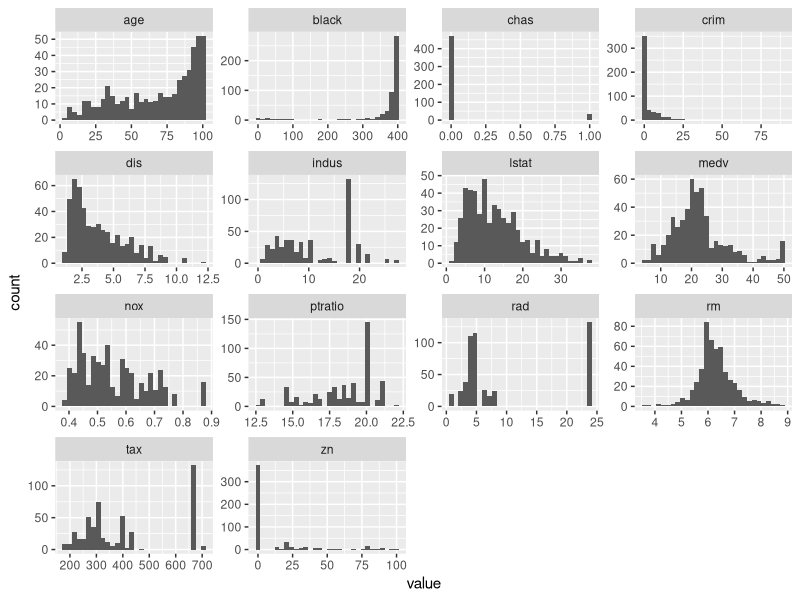
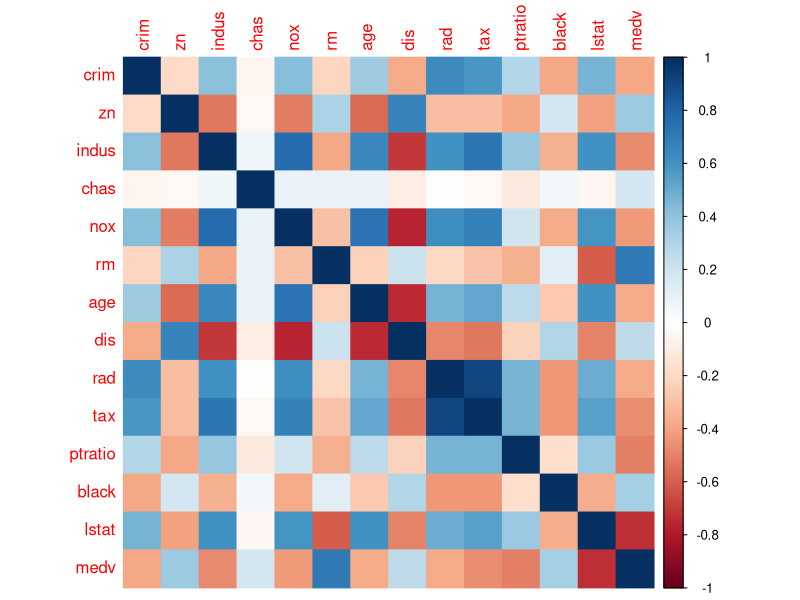
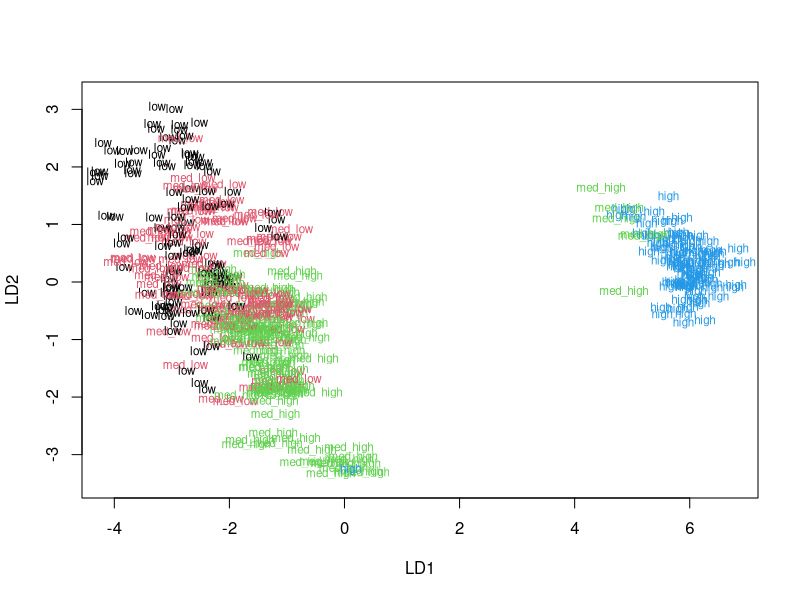

R code for these plots, in order:
## ---- chunk 1
rm(list = ls())  # clear workspace
library(MASS)
data("Boston")
str(Boston)
## ---- chunk 2
library(tidyr); library(dplyr); library(ggplot2); library(tidyverse); library(corrplot) # load libraries
## ---- chunk 3
gather(Boston) %>% glimpse
gather(Boston) %>% ggplot(aes(value)) + facet_wrap("key", scales = "free") + geom_histogram() # bar plots
## ---- chunk 4
summary(Boston)
## ---- chunk 5
cor_matrix <-cor(Boston) 
cor_matrix <-round(cor_matrix, digits=2)
cor_matrix 
corrplot(cor_matrix, method = "color") 
## ---- chunk 6
boston_scaled <- scale(Boston)
summary(boston_scaled)
## ---- chunk 7
boston_scaled <- as.data.frame(boston_scaled)

bins <- quantile(boston_scaled$crim) # create a quantile vector of crim and print it

# create a categorical variable 'crime' 
crime <- cut(boston_scaled$crim, breaks = bins, include.lowest = TRUE, label = c("low", "med_low", "med_high", "high"))
table(crime) # print the table
boston_scaled <- cbind(boston_scaled, crime) # bind crime to boston_scaled
boston_scaled <- dplyr::select(boston_scaled, -crim) # remove original crim from the dataset
## ---- chunk 8
n <- nrow(boston_scaled) # number of rows
ind <- sample(n,  size = n * 0.8) # choose randomly 80% of the rows
train <- boston_scaled[ind,] # create the train set
test <- boston_scaled[-ind,] # create the test set 
## ---- chunk 9
lda.fit <- lda(crime  ~., data = train) # crime rate is the target variable and all the other variables are predictors 
lda.fit # print the solution
classes <- as.numeric(train$crime) # target classes as numeric
plot(lda.fit, dimen = 2, col = classes, pch = classes) # plot the lda results
## ---- chunk 10
correct_classes <- test$crime # save the crime categories from the test set 
test <- select(test, -crime) # remove crime from the test dataset
lda.pred <- predict(lda.fit, newdata = test) # predict classes with test data
table(correct = correct_classes, predicted = lda.pred$class) # Cross tabulate the results 
## ---- chunk 11
#correct_classes <- as.numeric(test$class)
